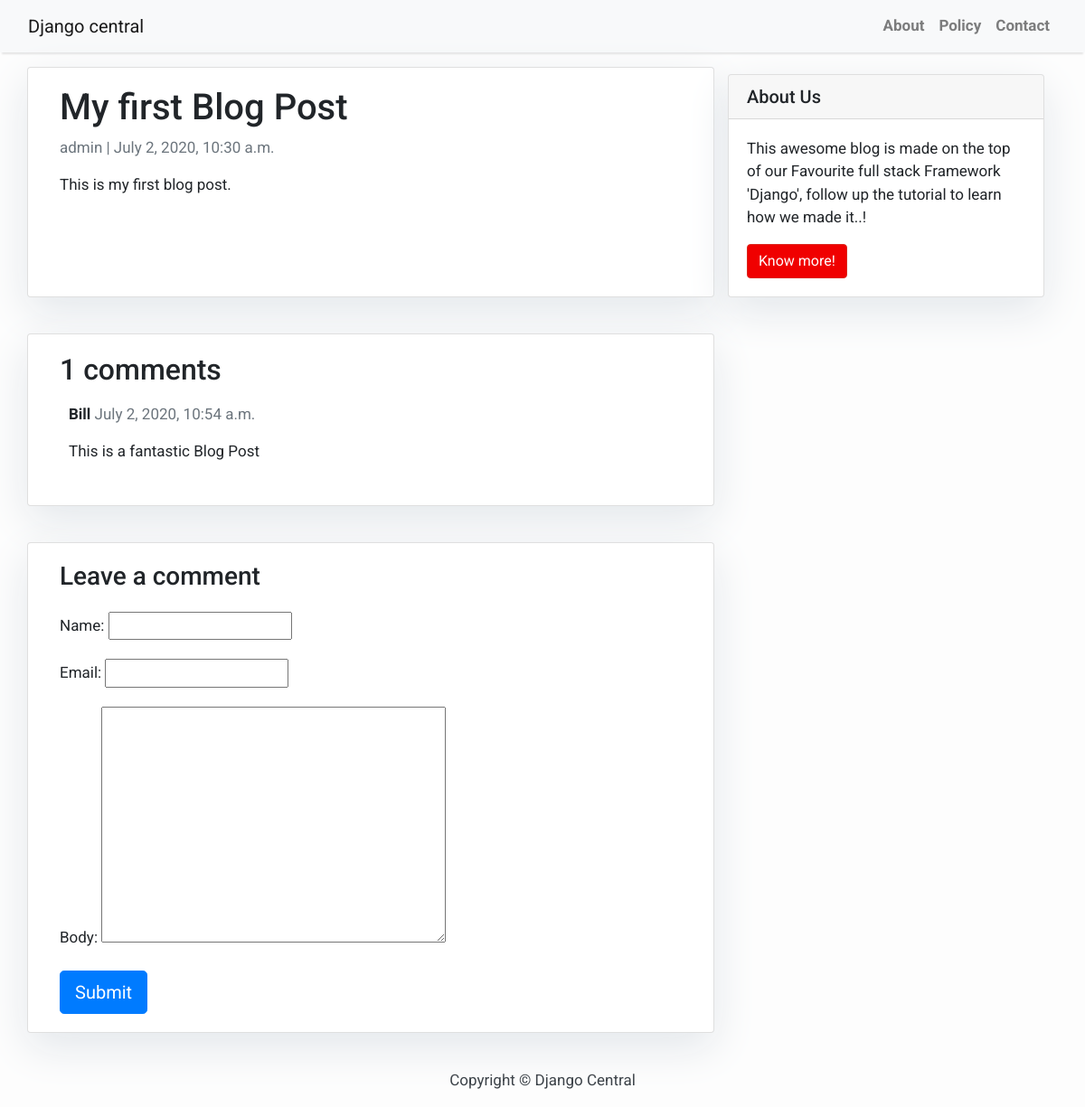
Screenshot of /first/ with the database file from the repository.
### blog/models.py (models this page shows, shortened)
class Post(models.Model):
    title = models.CharField(max_length=200, unique=True)
    slug = models.SlugField(max_length=200, unique=True)
    author = models.ForeignKey(User, on_delete=models.CASCADE, related_name='blog_posts')
    updated_on = models.DateTimeField(auto_now=True)
    content = models.TextField()
    created_on = models.DateTimeField(auto_now_add=True)
    status = models.IntegerField(choices=STATUS, default=0)
    class Meta:
        ordering = ['-created_on']

class Comment(models.Model):
    post = models.ForeignKey(Post, on_delete=models.CASCADE, related_name='comments')
    name = models.CharField(max_length=80)
    email = models.EmailField()
    body = models.TextField()
    created_on = models.DateTimeField(auto_now_add=True)
    active = models.BooleanField(default=True)
    class Meta:
        ordering = ['created_on']

### blog/views.py (the view)
# urls.py: path('<slug:slug>/', views.post_detail, name='post_detail'),
def post_detail(request, slug):
    template_name = 'post_detail.html'
    post = get_object_or_404(Post, slug=slug)
    comments = post.comments.filter(active=True)
    new_comment = None
    if request.method == 'POST':
        comment_form = CommentForm(data=request.POST)
        if comment_form.is_valid():
            new_comment = comment_form.save(commit=False)
            new_comment.post = post
            new_comment.save()
    else:
        comment_form = CommentForm()
    return render(request, template_name, {'post': post,
                                           'comments': comments,
                                           'new_comment': new_comment,
                                           'comment_form': comment_form})

### blog/forms.py
class CommentForm(forms.ModelForm):
    class Meta:
        model = Comment
        fields = ('name', 'email', 'body')

### templates/post_detail.html (shortened to what this page needs)
{% extends 'base.html' %} {% block content %}
<div class="container">
  <div class="row">
    <div class="col-md-8 card mb-4  mt-3 left  top">
      <div class="card-body">
        <h1>{% block title %} {{ post.title }} {% endblock title %}</h1>
        <p class=" text-muted">{{ post.author }} | {{ post.created_on }}</p>
        <p class="card-text ">{{ post.content | safe }}</p>
      </div>
    </div>
    {% block sidebar %} {% include 'sidebar.html' %} {% endblock sidebar %}
    <div class="col-md-8 card mb-4  mt-3 ">
      <div class="card-body">
        <h2>{{ comments.count }} comments</h2>
        {% for comment in comments %}
        <div class="comments" style="padding: 10px;">
          <p class="font-weight-bold">
            {{ comment.name }}
            <span class=" text-muted font-weight-normal">
              {{ comment.created_on }}
            </span>
          </p>
          {{ comment.body | linebreaks }}
        </div>
        {% endfor %}
      </div>
    </div>
    <div class="col-md-8 card mb-4  mt-3 ">
      <div class="card-body">
        {% if new_comment %}
        <div class="alert alert-success" role="alert">
          Your comment is awaiting moderation
        </div>
        {% else %}
        <h3>Leave a comment</h3>
        <form method="post" style="margin-top: 1.3em;">
          {{ comment_form.as_p }}
          <button type="submit" class="btn btn-primary  btn-lg">Submit</button>
        </form>
        {% endif %}
      </div>
    </div>
  </div>
</div>
{% endblock content %}

### templates/base.html (shortened to what this page needs)
<!DOCTYPE html>
<html>
    <head>
        <link rel="stylesheet" href="https://maxcdn.bootstrapcdn.com/bootstrap/4.0.0/css/bootstrap.min.css"
 />
    </head>
    <body>
        <nav class="navbar navbar-expand-lg navbar-light bg-light shadow" id="mainNav">
            <div class="container-fluid">
                <a class="navbar-brand" href="{% url 'home' %}">Django central</a>
                <div class="collapse navbar-collapse" id="navbarResponsive">
                    <ul class="navbar-nav ml-auto">
                        <li class="nav-item text-black">
                            <a class="nav-link text-black font-weight-bold" href="#">About</a>
                        </li>
                        <li class="nav-item text-black">
                            <a class="nav-link text-black font-weight-bold" href="#">Policy</a>
                        </li>
                        <li class="nav-item text-black">
                            <a class="nav-link text-black font-weight-bold" href="#">Contact</a>
                        </li>
                    </ul>
                </div>
            </div>
        </nav>
        {% block content %}{% endblock content %}
        <footer class="py-3 bg-grey">
            <p class="m-0 text-dark text-center ">Copyright &copy; Django Central</p>
        </footer>
    </body>
</html>

### templates/sidebar.html (shortened to what this page needs)
{% block sidebar %}
<div class="col-md-4 float-right ">
<div class="card my-4">
        <h5 class="card-header">About Us</h5>
    <div class="card-body">
        <p class="card-text"> This awesome blog is made on the top of our Favourite full stack Framework 'Django', follow up the tutorial to learn how we made it..!</p>
        <a href="https://djangocentral.com/building-a-blog-application-with-django"
           class="btn btn-danger">Know more!</a>
    </div>
</div>
</div>
{% endblock sidebar %}

### templates/base.html (style rules this page uses)
body { font-family: "Roboto", sans-serif; font-size: 17px; background-color: #fdfdfd; }
.shadow { box-shadow: 0 4px 2px -2px rgba(0, 0, 0, 0.1); }
.btn-danger { color: #fff; background-color: #f00000; border-color: #dc281e; }

### templates/sidebar.html (style rules this page uses)
.card { box-shadow: 0 16px 48px #E3E7EB; }

### rows the page displays
Post: title "My first Blog Post", author "admin", created_on "July 2, 2020, 10:30 a.m.", content "This is my first blog post."
Comment: name "Bill", created_on "July 2, 2020, 10:54 a.m.", body "This is a fantastic Blog Post"

### other values shown
{{ comments.count }} "1"
